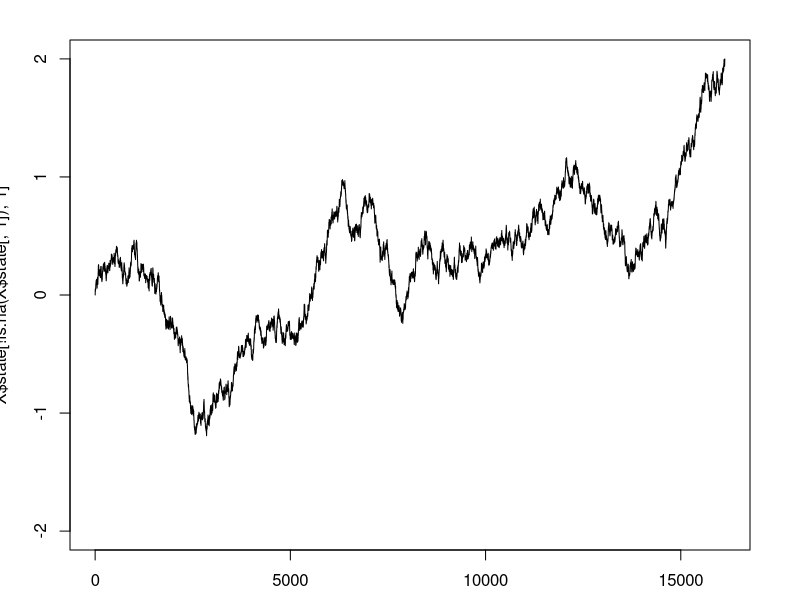

Here is the R script that generated this plot:
# Variable dictionary: ##################################################
# mu1 and mu2 - Individual drift rates for the motion on the x and y axes
# boundary - Boundary (radius)
# ndt - Non decision time
# drift.Coeff - Within-trial variability on the sampling process
# dt - Step size ("delta-t")
# state - rectangular coordinates recorded during the random walk
#########################################################################

#~~~~~~~~~~~~~~~~~~~~~~~~~~~~~~~~~~~~~~~~~~~~~~~~~~~~~~~~~~~~~~~~~~~~~~
# Simulate the full random walk across many trials (for each trial, 
# keeps the full chain of coordinates visited and response times)
#~~~~~~~~~~~~~~~~~~~~~~~~~~~~~~~~~~~~~~~~~~~~~~~~~~~~~~~~~~~~~~~~~~~~~~
trials <- 200
mu1 <- 0.7
boundary <- 2
ndt <- 0.2

randomWalk <- function(trials, mu1, boundary, ndt=0.1, drift.Coeff=1, dt=0.00015){
  sqDT <- sqrt(dt)
  s.init <- c(0,0) 
  iter <- round(15/dt)  # Maximum number of iterations on the random walk 
  state <- array(NA, dim = c(iter, trials))   # States are saved in a 3dimensional array
  finalT <- rep(NA,trials) # Empty vector to store RT (a.k.a. total number of iterations)
  additional_steps_needed <- rep(0,trials)
  
  # Arrays to be used in simulation
  random_deviations <- rnorm(trials*iter,0,1)*(drift.Coeff*sqDT)   # Deviations from step sizes 
  motion <- array(random_deviations,dim = c(iter,trials))          # Store deviations in array
  steps <- motion+(mu1*dt)
  
  # Set initial state for every trial
  state[1,] <- s.init # Set initial point for every random-walk on each trial
  
  for(a in 1:trials){   
    ### Random walk per trial
    for(t in 2:iter){
      d1 <- steps[t,a]
      state[t,a] <- state[t-1,a]+d1
      pass <- state[t,a]
      # Stop random-walk if boundary is passed
      if(pass >= boundary){
        finalT[a] <- t+(ndt/dt)   #Total no. of iterations required on each trial
        break
      }
    }
    
    # Test whether the random-walk reached the boundary, and re-sample if not.
    not.finished <- is.na(finalT[a])
    if(not.finished){ additional_steps_needed[a] <- 1 }
    
    whileLoopNo <- 1
    while(not.finished){
      last_state <- state[t,a]   # Store last state
      state[,a] <- NA            # Reset random-walk
      state[1,a] <- last_state   # Start at last state
      
      # Get a new list of random step sizes
      more_random_deviations <- rnorm(iter,0,1)*(drift.Coeff*sqDT)
      more_motion <- array(more_random_deviations,dim = c(iter,1))
      more_steps_d1 <- more_motion[,1]+(mu1*dt)
      
      for(t in 2:iter){
        d1 <- more_steps_d1[t]
        state[t,a] <- state[t-1,a]+d1
        pass <- state[t,a]
        
        if(pass >= boundary){
          added_iterations <- iter*whileLoopNo
          finalT[a] <- (t+added_iterations)+(ndt/dt)   #Total no. of iterations required on each trial
          break
        }
      }
      
      not.finished <- is.na(finalT[a])  # Re-evaluate
      whileLoopNo <- whileLoopNo + 1    # Register while loop iteration
    }
    
    state[t,a] <- round(state[t,a],0)
  }
  
  finalT <- finalT*dt
  output <- list(state,finalT,additional_steps_needed)
  names(output) <- c("state","RT","repeated.Walk")
  return(output)
}

X <- randomWalk(trials, mu1, boundary, ndt)

par(mfrow=c(2,2))
par(mar = c(2.5, 3.5, 2, 2.5))

par(mfrow=c(1,1), mar = c(2.5, 3.5, 2, 2.5))
plot(X$state[!is.na(X$state[,1]),1], type="l", ylim=c(-2,2))

#~~~~~~~~~~~~~~~~~~~~~~~~~~~~~~~~~~~~~~~~~~~~~~~~~~~~~~~~~~~~~~~~~~~~~~
# Take full random walk coordinates and extract final response
#~~~~~~~~~~~~~~~~~~~~~~~~~~~~~~~~~~~~~~~~~~~~~~~~~~~~~~~~~~~~~~~~~~~~~~
cddm.getFinalState <- function(randomWalk.states){
  randomWalk <- randomWalk.states
  K <- nrow(randomWalk)
  I <- dim(randomWalk)[3]
  
  coord <- matrix(NA, ncol=2,nrow=I)
  for(i in 1:I){
    for(k in 1:K){
      if(!is.na(randomWalk[k,1,i])){
        a <- k
      }else{
        break
      }
    }
    coord[i,] <- randomWalk[a,,i]
  }
  return(coord)
}


#~~~~~~~~~~~~~~~~~~~~~~~~~~~~~~~~~~~~~~~~~~~~~~~~~~~~~~~~~~~~~~~~~~~~~~~~~~~~~~
# Simulate data from the 4 parameters used to implement the cddm jags 
# module (with default values for the drift.Coefficient and dt)
#~~~~~~~~~~~~~~~~~~~~~~~~~~~~~~~~~~~~~~~~~~~~~~~~~~~~~~~~~~~~~~~~~~~~~~~~~~~~~~

### Cartesian implementation
cddm.simData.cart <- function(trials, mu1, mu2, boundary, ndt=0.1, drift.Coeff=1, dt=0.0015){
  randomWalk <-  cddm.randomWalk(trials=trials,mu1=mu1,mu2=mu2,boundary=boundary,
                                 ndt=ndt,drift.Coeff=drift.Coeff,dt=dt)
  RT <- randomWalk$RT
  add.Iterations <- randomWalk$repeated.Walk
  randomWalk <- randomWalk$state
  coord <- cddm.getFinalState(randomWalk)
  degrees <- cddm.coordToDegrees(coord)
  radians <- cddm.degToRad(degrees)
  radians <- round(radians,4)
  
  data <- as.data.frame(cbind(radians,RT))
  colnames(data) <- c("Choice","RT")
  
  output <- list(data,add.Iterations)
  names(output) <- c("data","repeated.Walk")
  
  return(output)
}

### Polar coordinate implementation
cddm.simData <- function(trials, drift.Angle, drift.Length, boundary, ndt=0.1, drift.Coeff=1, dt=0.0015){
  Mu <- cddm.polarToRect(drift.Angle,drift.Length)
  mu1 <- Mu$mu1
  mu2 <-Mu$mu2
  output <- cddm.simData.cart(trials = trials,
                              mu1 = mu1, mu2 = mu2,
                              boundary = boundary,
                              ndt = ndt,
                              drift.Coeff = drift.Coeff,
                              dt = dt)
  return(output)
}




############################################################################
#####  Plotting functions
#####  Note: The margins of the plotting space may need to be adjusted to 
#####        fully appreciate the symmetry of the circle drawn on screen.
############################################################################
all.Angles <- seq(0,2*pi,0.001)
#~~~~~~~~~~~~~~~~~~~~~~~~~~~~~~~~~~~~~~~~~~~~~~~~~~~~~~~~~~~~~~~~~~~~~~~~~~~~
# Plot the random walk (and RT distribution) from cddm.randomWalk()
#~~~~~~~~~~~~~~~~~~~~~~~~~~~~~~~~~~~~~~~~~~~~~~~~~~~~~~~~~~~~~~~~~~~~~~~~~~~~
cddm.plotRW <- function(randomWalk){
  state  <- randomWalk$state
  finalT <- randomWalk$RT
  trials <- length(finalT)
  choices <- cddm.getFinalState(state)
  boundary <- cddm.getVectorLength(choices[1,1],choices[1,2])
  boundary <- round(boundary,2)
  
  circle <- cddm.polarToRect(all.Angles,boundary)
  
  par(mfrow = c(1,2))  # Open space for 2 plots
  pm <- boundary+0.5 #Plot margin
  plot(-10:10,-10:10,type="n", ann = FALSE, axes = FALSE,
       xlim=c(-pm,pm),ylim=c(-pm,pm))
  for(b in 1:trials){
    points(state[,,b], type = "l", col=rgb(1,0,0.5,0.1))
  }
  points(circle[,1],circle[,2], type="l")
  abline(h = 0, lty=2, col="gray50")
  abline(v = 0, lty=2, col="gray50")
  legend("topright",paste("No. trials =", trials), 
         pch=16, col="white",bty = "n", cex=0.8)
  for(b in 1:trials){
    points(choices[b,1],choices[b,2], type = "p", pch =16, cex=0.9,
           col=rgb(0.75,0.25,0.5,0.2))
  }
  
  maxRT <- max(finalT)+5
  x.axis <- round(c(0,seq(0,maxRT,length.out=10)),2)
  hist(finalT, col = "darkorchid4", breaks = 50, ann=FALSE, axes=FALSE)
  mtext("Response Times", 1, line=2, f=2)
  mtext("Frequency", 2, line = 2.5, cex=0.8)
  axis(2, seq(0,trials,5), seq(0,trials,5), las=2)
  axis(1, x.axis,x.axis)
  
  par(mfrow = c(1,1)) #As a precaution, go back to single plot spaces
}


#~~~~~~~~~~~~~~~~~~~~~~~~~~~~~~~~~~~~~~~~~~~~~~~~~~~~~~~~~~~~~~~~~~~~~~
# Plot  observed choices and RT
#~~~~~~~~~~~~~~~~~~~~~~~~~~~~~~~~~~~~~~~~~~~~~~~~~~~~~~~~~~~~~~~~~~~~~~
cddm.plotData <- function(randomWalk.bivariateData){
  choice <- randomWalk.bivariateData$Choice
  RT <- randomWalk.bivariateData$RT
  trials <- length(RT)
  
  direction <- cddm.radToDeg(choice) # Transform radian choices into degrees
  boundary <- 9 # Arbitrary radius, used to define magnitude
  circle <- cddm.polarToRect(all.Angles,boundary)
  magnitude <- rep(boundary,length(choice)) 
  coord.on.circumference <- cddm.polarToRect(choice,magnitude) #get Rectangular coordinates
  
  par(mfrow = c(1,2))  # Open space for 2 plots
  
  plot(-10:10,-10:10,type="n", ann = FALSE, axes = FALSE)
  for(b in 1:trials){
    points(coord.on.circumference[b,1],coord.on.circumference[b,2], 
           type = "p", pch =16, cex=0.9,
           col=rgb(0.75,0.25,0.5,0.2))
  }
  points(circle[,1],circle[,2], type="l")
  abline(h = 0, lty=2, col="gray50")
  abline(v = 0, lty=2, col="gray50")
  legend("topright",paste("No. trials =", trials), 
         pch=16, col="white",bty = "n", cex=0.8)
  
  maxRT <- max(RT)+5
  x.axis <- round(c(0,seq(0,maxRT,length.out=10)),2)
  hist(RT, col = "darkorchid4", breaks = 50, ann=FALSE, axes=FALSE)
  mtext("Response Times", 1, line=2, f=2)
  mtext("Frequency", 2, line = 2.5, cex=0.8)
  axis(2, seq(0,trials,5), seq(0,trials,5), las=2)
  axis(1, x.axis,x.axis)
  
  par(mfrow = c(1,1)) #As a precaution, go back to single plot spaces
}
